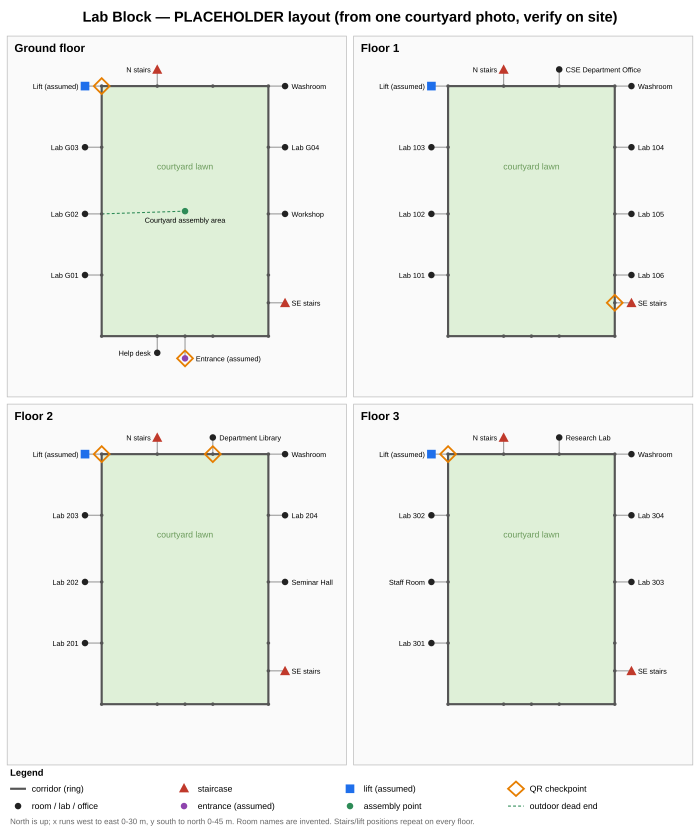
#> input picture data/sample-campus/lab_block_floors.png, 1400 x 1660 px (shown at 1/2 size)
$ python make_test_images.py
#> lines starting #> are read from the running program, lines starting #| are printed output that depends on the picture
from PIL import Image, ImageDraw, ImageFont

img = Image.new("RGB", (900, 500), "white")
#> img: PIL image 900x500 RGB; every value is 255
d = ImageDraw.Draw(img)
try:
    font = ImageFont.truetype("C:/Windows/Fonts/arialbd.ttf", 64)
    small = ImageFont.truetype("C:/Windows/Fonts/arial.ttf", 36)
except Exception:
    font = ImageFont.load_default()
    small = font
d.text((40, 80), "CENTRAL LIBRARY", fill="black", font=font)
d.text((40, 190), "Floor 2 - Reading Room", fill="black", font=font)
d.text((40, 310), "Open 8:00 AM to 8:00 PM", fill="black", font=small)
d.text((40, 370), "Silence please", fill="black", font=small)
img.save("sign-test.jpg", quality=85)
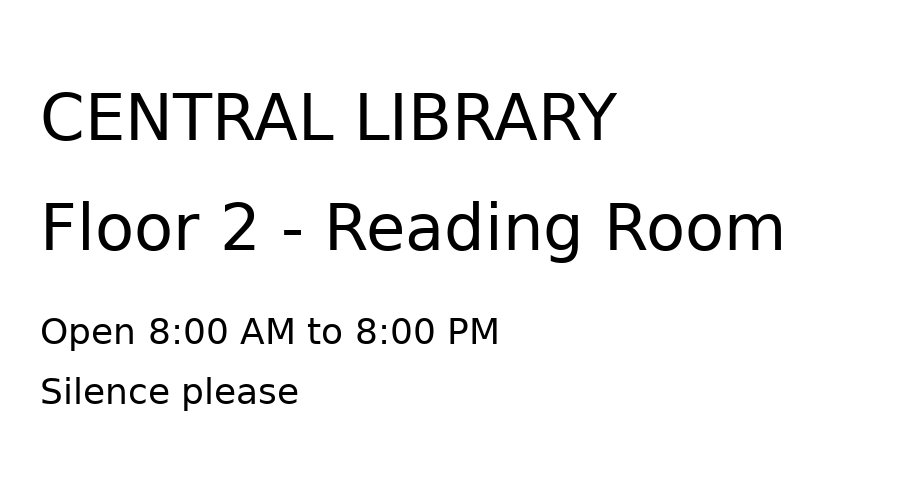
#> saved as sign-test.jpg: PIL image 900x500 RGB; min 0, max 255, mean 241.9

im = Image.open("data/sample-campus/lab_block_floors.png").convert("RGB")
im.thumbnail((1024, 1024))
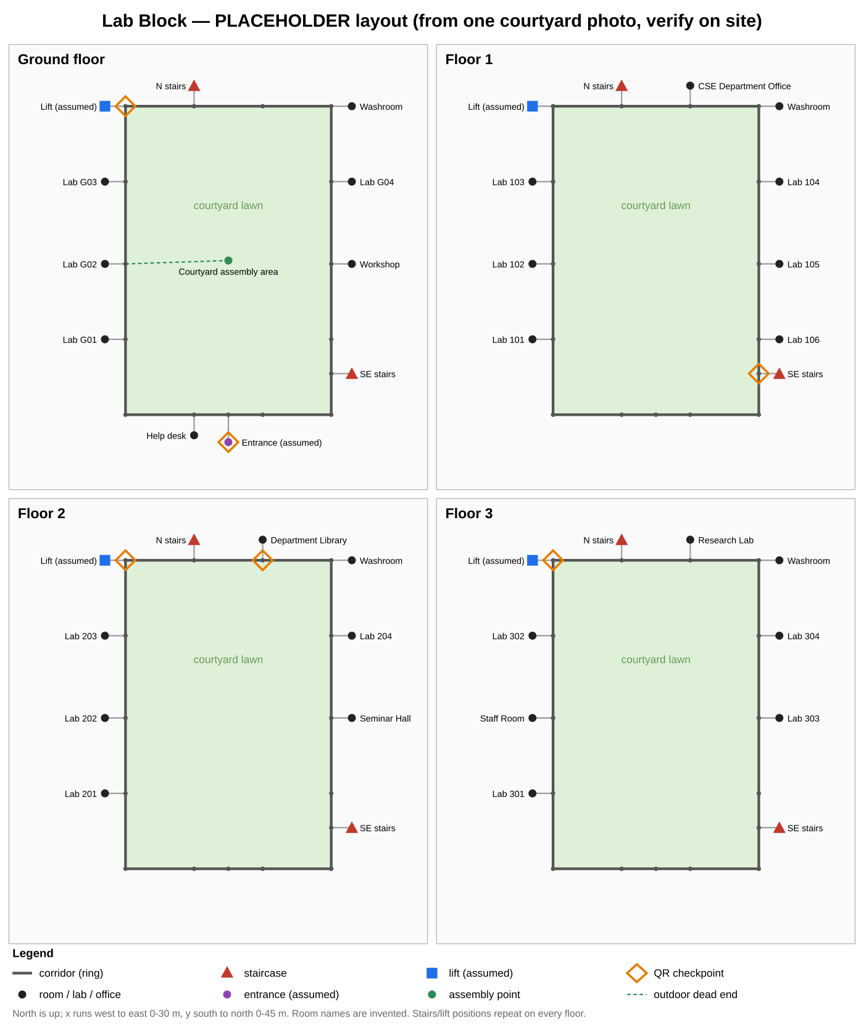
#> im: PIL image 864x1024 RGB; mean R, G, B 237.2, 241.8, 235
im.save("floor-test.jpg", quality=70)
print(im.size)
#| (864, 1024)
